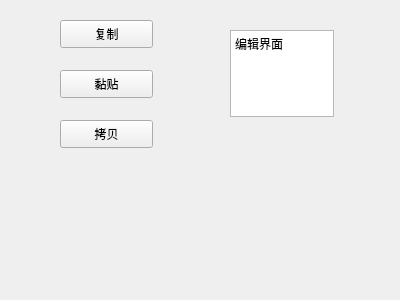
<?xml version="1.0" encoding="UTF-8"?>
<ui version="4.0">
 <class>FormEdit</class>
 <widget class="QWidget" name="FormEdit">
  <property name="geometry">
   <rect>
    <x>0</x>
    <y>0</y>
    <width>400</width>
    <height>300</height>
   </rect>
  </property>
  <property name="windowTitle">
   <string>Form</string>
  </property>
  <widget class="QPushButton" name="pushButton_3">
   <property name="geometry">
    <rect>
     <x>60</x>
     <y>120</y>
     <width>93</width>
     <height>28</height>
    </rect>
   </property>
   <property name="text">
    <string>拷贝</string>
   </property>
  </widget>
  <widget class="QPushButton" name="pushButton_2">
   <property name="geometry">
    <rect>
     <x>60</x>
     <y>70</y>
     <width>93</width>
     <height>28</height>
    </rect>
   </property>
   <property name="text">
    <string>黏贴</string>
   </property>
  </widget>
  <widget class="QPushButton" name="pushButton">
   <property name="geometry">
    <rect>
     <x>60</x>
     <y>20</y>
     <width>93</width>
     <height>28</height>
    </rect>
   </property>
   <property name="text">
    <string>复制</string>
   </property>
  </widget>
  <widget class="QTextEdit" name="textEdit">
   <property name="geometry">
    <rect>
     <x>230</x>
     <y>30</y>
     <width>104</width>
     <height>87</height>
    </rect>
   </property>
   <property name="html">
    <string>&lt;!DOCTYPE HTML PUBLIC &quot;-//W3C//DTD HTML 4.0//EN&quot; &quot;http://www.w3.org/TR/REC-html40/strict.dtd&quot;&gt;
&lt;html&gt;&lt;head&gt;&lt;meta name=&quot;qrichtext&quot; content=&quot;1&quot; /&gt;&lt;style type=&quot;text/css&quot;&gt;
p, li { white-space: pre-wrap; }
&lt;/style&gt;&lt;/head&gt;&lt;body style=&quot; font-family:'SimSun'; font-size:9pt; font-weight:400; font-style:normal;&quot;&gt;
&lt;p style=&quot; margin-top:0px; margin-bottom:0px; margin-left:0px; margin-right:0px; -qt-block-indent:0; text-indent:0px;&quot;&gt;编辑界面&lt;/p&gt;&lt;/body&gt;&lt;/html&gt;</string>
   </property>
  </widget>
 </widget>
 <resources/>
 <connections/>
</ui>
